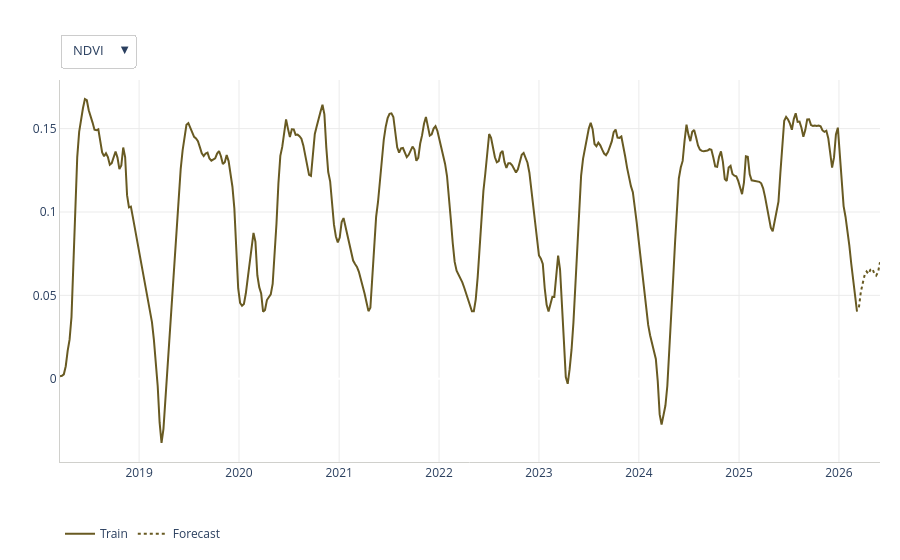

Notebook code cell kept with this figure:
### Code cell
import pandas as pd
import plotly.graph_objects as go

# ---------------------------------------------------------------
# REPLACE WITH YOUR DATA
# final_df: your historical dataframe with columns ds, y, unique_id
# forecast: your forecast dataframe with columns ds, XGBRegressor, unique_id
# ---------------------------------------------------------------

final_df = input_df.copy()
forecast = preds_from_model.copy()
series_ids    = sorted(final_df["unique_id"].unique())
spec_indices  = ['ndvi', 'bsi', 'ndmi', 'nbr']
series_labels = [s.upper() for s in spec_indices]  # ['NDVI', 'BSI', 'NDMI', 'NBR']

series_ids = sorted(final_df["unique_id"].unique())
colors     = ["#685A22", "#D85A30", "#2C968F", "#D4537E"]
n          = len(series_ids)

fig = go.Figure()

# Add 3 traces per series: train, test, forecast
for i, sid in enumerate(series_ids):
    color   = colors[i % len(colors)]
    visible = (i == 0)

    h           = final_df[final_df["unique_id"] == sid].sort_values("ds")
    f           = forecast[forecast["unique_id"] == sid].sort_values("ds")
    fcast_start = f["ds"].min()

    train = h[h["ds"] <  fcast_start]
    test  = h[h["ds"] >= fcast_start]

    fig.add_trace(go.Scatter(
        x=train["ds"], y=train["y"],
        mode="lines", name="Train",
        line=dict(color=color, width=2),
        visible=visible,
        hovertemplate="<b>%{x}</b><br>%{y:.2f}<extra>Train</extra>"
    ))

    fig.add_trace(go.Scatter(
        x=test["ds"], y=test["y"],
        mode="lines", name="Test",
        line=dict(color=color, width=3),
        opacity=0.4,
        visible=visible,
        hovertemplate="<b>%{x}</b><br>%{y:.2f}<extra>Test</extra>"
    ))

    fig.add_trace(go.Scatter(
        x=f["ds"], y=f["XGBRegressor"],
        mode="lines", name="Forecast",
        line=dict(color=color, width=2, dash="dot"),
        visible=visible,
        hovertemplate="<b>%{x}</b><br>%{y:.2f}<extra>Forecast</extra>"
    ))

# Build dropdown buttons — 3 traces per series
buttons = []
for i, sid in enumerate(series_ids):
    visible = [False] * (n * 3)
    visible[i * 3]     = True  # train
    visible[i * 3 + 1] = True  # test
    visible[i * 3 + 2] = True  # forecast

    f           = forecast[forecast["unique_id"] == sid].sort_values("ds")
    fcast_start = f["ds"].min().strftime("%Y-%m-%d")

    buttons.append(dict(
        label=series_labels[i],
        method="update",
        args=[
            {"visible": visible},
            {
                "shapes": [dict(
                    type="line", x0=fcast_start, x1=fcast_start,
                    y0=0, y1=1, yref="paper",
                    line=dict(color="#ccc", width=1, dash="dash")
                )],
                "annotations": [dict(
                    x=fcast_start, y=0.98, yref="paper",
                    xanchor="left", yanchor="top",
                    text="forecast start", showarrow=False,
                    font=dict(size=10, color="#aaa")
                )]
            }
        ]
    ))

fig.update_layout(
    updatemenus=[dict(
        buttons=buttons,
        direction="down",
        x=0, xanchor="left",
        y=1.12, yanchor="top",
        showactive=True,
        bgcolor="white",
        bordercolor="#ccc",
        font=dict(size=13)
    )],
    hovermode="x unified",
    plot_bgcolor="white",
    paper_bgcolor="white",
    margin=dict(t=80, r=20, b=60, l=60),
    xaxis=dict(showgrid=True, gridcolor="#ebebeb", showline=True, linecolor="#d0d0cc"),
    yaxis=dict(showgrid=True, gridcolor="#ebebeb", showline=True, linecolor="#d0d0cc"),
    legend=dict(orientation="h", x=0, y=-0.15, font=dict(size=12), bgcolor="rgba(0,0,0,0)"),
)

fig.show()
fig.write_html("atamah_camp_forecast_chart.html", include_plotlyjs="cdn")
print("Saved to atamah_camp_forecast_chart.html")

### Figure 1 — Plotly figure (JSON) as saved in the notebook; plotly's stock layout.template omitted (floating-point values rounded to 4 significant figures; data arrays with more than 128 entries replaced by an {"elided": "..."} marker saying what was removed)
{"data": [{"hovertemplate": "<b>%{x}</b><br>%{y:.2f}<extra>Train</extra>", "line": {"color": "#685A22", "width": 2}, "mode": "lines", "name": "Train", "type": "scatter", "visible": true, "x": {"elided": "417 str values"}, "y": {"elided": "417 float values"}}, {"hovertemplate": "<b>%{x}</b><br>%{y:.2f}<extra>Test</extra>", "line": {"color": "#685A22", "width": 3}, "mode": "lines", "name": "Test", "opacity": 0.4, "type": "scatter", "visible": true, "x": [], "y": []}, {"hovertemplate": "<b>%{x}</b><br>%{y:.2f}<extra>Forecast</extra>", "line": {"color": "#685A22", "dash": "dot", "width": 2}, "mode": "lines", "name": "Forecast", "type": "scatter", "visible": true, "x": ["2026-03-15T00:00:00.000000000", "2026-03-22T00:00:00.000000000", "2026-03-29T00:00:00.000000000", "2026-04-05T00:00:00.000000000", "2026-04-12T00:00:00.000000000", "2026-04-19T00:00:00.000000000", "2026-04-26T00:00:00.000000000", "2026-05-03T00:00:00.000000000", "2026-05-10T00:00:00.000000000", "2026-05-17T00:00:00.000000000", "2026-05-24T00:00:00.000000000", "2026-05-31T00:00:00.000000000"], "y": [0.04279, 0.05204, 0.05732, 0.06227, 0.06425, 0.0629, 0.06534, 0.06593, 0.06316, 0.06184, 0.06393, 0.06993]}, {"hovertemplate": "<b>%{x}</b><br>%{y:.2f}<extra>Train</extra>", "line": {"color": "#D85A30", "width": 2}, "mode": "lines", "name": "Train", "type": "scatter", "visible": false, "x": {"elided": "417 str values"}, "y": {"elided": "417 float values"}}, {"hovertemplate": "<b>%{x}</b><br>%{y:.2f}<extra>Test</extra>", "line": {"color": "#D85A30", "width": 3}, "mode": "lines", "name": "Test", "opacity": 0.4, "type": "scatter", "visible": false, "x": [], "y": []}, {"hovertemplate": "<b>%{x}</b><br>%{y:.2f}<extra>Forecast</extra>", "line": {"color": "#D85A30", "dash": "dot", "width": 2}, "mode": "lines", "name": "Forecast", "type": "scatter", "visible": false, "x": ["2026-03-15T00:00:00.000000000", "2026-03-22T00:00:00.000000000", "2026-03-29T00:00:00.000000000", "2026-04-05T00:00:00.000000000", "2026-04-12T00:00:00.000000000", "2026-04-19T00:00:00.000000000", "2026-04-26T00:00:00.000000000", "2026-05-03T00:00:00.000000000", "2026-05-10T00:00:00.000000000", "2026-05-17T00:00:00.000000000", "2026-05-24T00:00:00.000000000", "2026-05-31T00:00:00.000000000"], "y": [0.2208, 0.2271, 0.2364, 0.24, 0.2326, 0.2249, 0.2211, 0.2114, 0.1856, 0.1686, 0.1435, 0.1214]}, {"hovertemplate": "<b>%{x}</b><br>%{y:.2f}<extra>Train</extra>", "line": {"color": "#2C968F", "width": 2}, "mode": "lines", "name": "Train", "type": "scatter", "visible": false, "x": {"elided": "417 str values"}, "y": {"elided": "417 float values"}}, {"hovertemplate": "<b>%{x}</b><br>%{y:.2f}<extra>Test</extra>", "line": {"color": "#2C968F", "width": 3}, "mode": "lines", "name": "Test", "opacity": 0.4, "type": "scatter", "visible": false, "x": [], "y": []}, {"hovertemplate": "<b>%{x}</b><br>%{y:.2f}<extra>Forecast</extra>", "line": {"color": "#2C968F", "dash": "dot", "width": 2}, "mode": "lines", "name": "Forecast", "type": "scatter", "visible": false, "x": ["2026-03-15T00:00:00.000000000", "2026-03-22T00:00:00.000000000", "2026-03-29T00:00:00.000000000", "2026-04-05T00:00:00.000000000", "2026-04-12T00:00:00.000000000", "2026-04-19T00:00:00.000000000", "2026-04-26T00:00:00.000000000", "2026-05-03T00:00:00.000000000", "2026-05-10T00:00:00.000000000", "2026-05-17T00:00:00.000000000", "2026-05-24T00:00:00.000000000", "2026-05-31T00:00:00.000000000"], "y": [0.07712, 0.07769, 0.07727, 0.07419, 0.07079, 0.06154, 0.05223, 0.0364, 0.01496, -0.002982, -0.0163, -0.02851]}, {"hovertemplate": "<b>%{x}</b><br>%{y:.2f}<extra>Train</extra>", "line": {"color": "#D4537E", "width": 2}, "mode": "lines", "name": "Train", "type": "scatter", "visible": false, "x": {"elided": "417 str values"}, "y": {"elided": "417 float values"}}, {"hovertemplate": "<b>%{x}</b><br>%{y:.2f}<extra>Test</extra>", "line": {"color": "#D4537E", "width": 3}, "mode": "lines", "name": "Test", "opacity": 0.4, "type": "scatter", "visible": false, "x": [], "y": []}, {"hovertemplate": "<b>%{x}</b><br>%{y:.2f}<extra>Forecast</extra>", "line": {"color": "#D4537E", "dash": "dot", "width": 2}, "mode": "lines", "name": "Forecast", "type": "scatter", "visible": false, "x": ["2026-03-15T00:00:00.000000000", "2026-03-22T00:00:00.000000000", "2026-03-29T00:00:00.000000000", "2026-04-05T00:00:00.000000000", "2026-04-12T00:00:00.000000000", "2026-04-19T00:00:00.000000000", "2026-04-26T00:00:00.000000000", "2026-05-03T00:00:00.000000000", "2026-05-10T00:00:00.000000000", "2026-05-17T00:00:00.000000000", "2026-05-24T00:00:00.000000000", "2026-05-31T00:00:00.000000000"], "y": [0.3755, 0.3743, 0.3704, 0.3698, 0.3665, 0.3641, 0.3435, 0.3289, 0.3121, 0.2988, 0.282, 0.2676]}], "layout": {"hovermode": "x unified", "legend": {"bgcolor": "rgba(0,0,0,0)", "font": {"size": 12}, "orientation": "h", "x": 0, "y": -0.15}, "margin": {"b": 60, "l": 60, "r": 20, "t": 80}, "paper_bgcolor": "white", "plot_bgcolor": "white", "updatemenus": [{"bgcolor": "white", "bordercolor": "#ccc", "buttons": [{"args": [{"visible": [true, true, true, false, false, false, false, false, false, false, false, false]}, {"annotations": [{"font": {"color": "#aaa", "size": 10}, "showarrow": false, "text": "forecast start", "x": "2026-03-15", "xanchor": "left", "y": 0.98, "yanchor": "top", "yref": "paper"}], "shapes": [{"line": {"color": "#ccc", "dash": "dash", "width": 1}, "type": "line", "x0": "2026-03-15", "x1": "2026-03-15", "y0": 0, "y1": 1, "yref": "paper"}]}], "label": "NDVI", "method": "update"}, {"args": [{"visible": [false, false, false, true, true, true, false, false, false, false, false, false]}, {"annotations": [{"font": {"color": "#aaa", "size": 10}, "showarrow": false, "text": "forecast start", "x": "2026-03-15", "xanchor": "left", "y": 0.98, "yanchor": "top", "yref": "paper"}], "shapes": [{"line": {"color": "#ccc", "dash": "dash", "width": 1}, "type": "line", "x0": "2026-03-15", "x1": "2026-03-15", "y0": 0, "y1": 1, "yref": "paper"}]}], "label": "BSI", "method": "update"}, {"args": [{"visible": [false, false, false, false, false, false, true, true, true, false, false, false]}, {"annotations": [{"font": {"color": "#aaa", "size": 10}, "showarrow": false, "text": "forecast start", "x": "2026-03-15", "xanchor": "left", "y": 0.98, "yanchor": "top", "yref": "paper"}], "shapes": [{"line": {"color": "#ccc", "dash": "dash", "width": 1}, "type": "line", "x0": "2026-03-15", "x1": "2026-03-15", "y0": 0, "y1": 1, "yref": "paper"}]}], "label": "NDMI", "method": "update"}, {"args": [{"visible": [false, false, false, false, false, false, false, false, false, true, true, true]}, {"annotations": [{"font": {"color": "#aaa", "size": 10}, "showarrow": false, "text": "forecast start", "x": "2026-03-15", "xanchor": "left", "y": 0.98, "yanchor": "top", "yref": "paper"}], "shapes": [{"line": {"color": "#ccc", "dash": "dash", "width": 1}, "type": "line", "x0": "2026-03-15", "x1": "2026-03-15", "y0": 0, "y1": 1, "yref": "paper"}]}], "label": "NBR", "method": "update"}], "direction": "down", "font": {"size": 13}, "showactive": true, "x": 0, "xanchor": "left", "y": 1.12, "yanchor": "top"}], "xaxis": {"gridcolor": "#ebebeb", "linecolor": "#d0d0cc", "showgrid": true, "showline": true}, "yaxis": {"gridcolor": "#ebebeb", "linecolor": "#d0d0cc", "showgrid": true, "showline": true}}}
